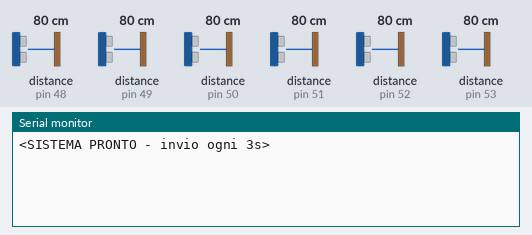
The sketch below on a simulated Arduino Uno, built with avr-gcc and run on an emulated ATmega328P. Parts: the last lines printed to the serial monitor. Inputs (shaded band) come from the test bench; at power-on: distance to the obstacle (sensors on pin 48, pin 49, pin 50, pin 51, pin 52, pin 53) 80 cm.

Above: at 1.5 s.
1.6 s: distance to the obstacle (sensor on pin 48) set to 2 cm
At 4.5 s:
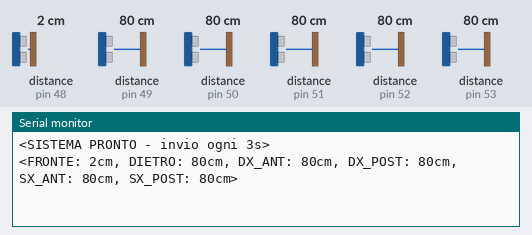
7.7 s: distance to the obstacle (sensor on pin 49) set to 2 cm
At 10.3 s:
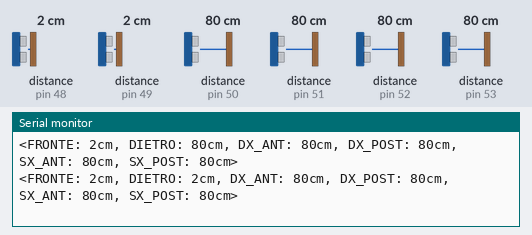
12.1 s: distance to the obstacle (sensor on pin 50) set to 2 cm
At 12.5 s:
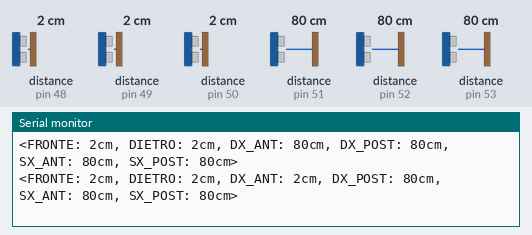
16.5 s: distance to the obstacle (sensor on pin 51) set to 2 cm
At 19.5 s:
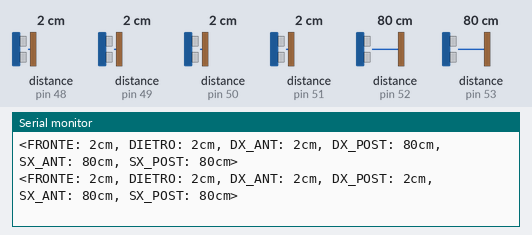
20.9 s: distance to the obstacle (sensor on pin 52) set to 2 cm
At 21.8 s:
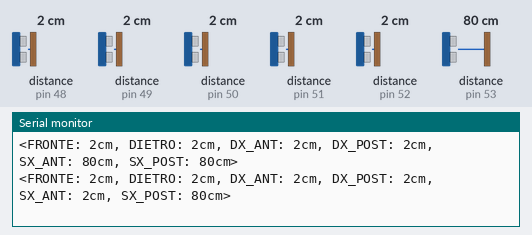
25.3 s: distance to the obstacle (sensor on pin 53) set to 2 cm
At 27.6 s:
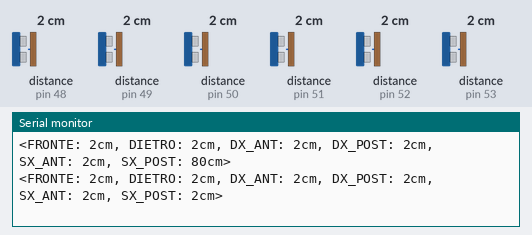

The sketch:

tof_test.ino
```cpp
/*
 * ToF Test — mENIAC RoboCup Junior 2026
 * Invia le rilevazioni di tutti e 6 i sensori VL53L0X ogni 3 secondi.
 * Formato pacchetto: <FRONTE: Xcm, DIETRO: Xcm, DX_ANT: Xcm, DX_POST: Xcm, SX_ANT: Xcm, SX_POST: Xcm>
 */

#include <Wire.h>
#include <VL53L0X.h>

#define XSHUT_FRONT   30
#define XSHUT_BACK    31
#define XSHUT_DX_ANT  32
#define XSHUT_DX_POST 33
#define XSHUT_SX_ANT  34
#define XSHUT_SX_POST 35

#define BAUD_RATE     115200
#define SEND_INTERVAL 3000  // ms

VL53L0X sensors[6];
const int xshutPins[6] = {
  XSHUT_FRONT, XSHUT_BACK,
  XSHUT_DX_ANT, XSHUT_DX_POST,
  XSHUT_SX_ANT, XSHUT_SX_POST
};
const char* labels[6] = {
  "FRONTE", "DIETRO",
  "DX_ANT", "DX_POST",
  "SX_ANT", "SX_POST"
};

bool sensorOk[6] = {false};
unsigned long lastSend = 0;

void setup() {
  Serial.begin(BAUD_RATE);
  Wire.begin();

  // Spegni tutti i sensori
  for (int i = 0; i < 6; i++) {
    pinMode(xshutPins[i], OUTPUT);
    digitalWrite(xshutPins[i], LOW);
  }

  // Accendi uno alla volta e assegna indirizzo univoco
  for (int i = 0; i < 6; i++) {
    digitalWrite(xshutPins[i], HIGH);
    delay(50);
    if (sensors[i].init()) {
      sensors[i].setAddress(0x30 + i);
      sensors[i].startContinuous();
      sensorOk[i] = true;
    } else {
      Serial.println("<ERRORE: sensore " + String(labels[i]) + " non risponde>");
    }
  }

  Serial.println("<SISTEMA PRONTO - invio ogni 3s>");
}

void loop() {
  if (millis() - lastSend < SEND_INTERVAL) return;
  lastSend = millis();

  String pacchetto = "<";
  for (int i = 0; i < 6; i++) {
    if (sensorOk[i]) {
      int cm = sensors[i].readRangeContinuousMillimeters() / 10;
      pacchetto += String(labels[i]) + ": " + String(cm) + "cm";
    } else {
      pacchetto += String(labels[i]) + ": ERR";
    }
    if (i < 5) pacchetto += ", ";
  }
  pacchetto += ">";

  Serial.println(pacchetto);
}
```

Measured:
- after the input at 1.6 s, the serial monitor: prints a new line after 1.6 s (image 1)
- after the input at 7.7 s, the serial monitor: prints a new line after 1.5 s (image 2)
- after the input at 12.1 s, the serial monitor: prints a new line after 0.10 s (image 3)
- after the input at 16.5 s, the serial monitor: prints a new line after 1.7 s (image 4)
- after the input at 20.9 s, the serial monitor: prints a new line after 0.30 s (image 5)
- after the input at 25.3 s, the serial monitor: prints a new line after 1.9 s (image 6)
